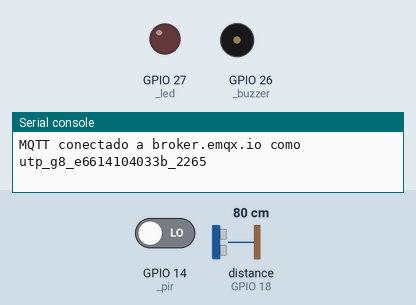
Bench run of a program on a simulated ESP32 board running MicroPython. On the bench: output pins drawn as LEDs (lit = HIGH), buzzer (waves = sounding), the last lines printed to the serial console. Wiring (from the project's diagram.json): PIR motion sensor on GPIO 14, buzzer on GPIO 26, red LED on GPIO 27. The inputs (shaded band) are chosen by the test bench; at power-on: distance to the obstacle (sensor on GPIO 18) 80 cm, GPIO 14 (_pir) LOW. The echo pulse lasts 58.3 µs per cm; WiFi joins after 1.5 s; the clock reads 2024-03-15 10:24:30 at power-on unless the program sets it; random numbers come from a fixed seed; no MQTT or app messages arrive unless stated; requests to the public web service named in the program get a made-up reply in its usual format after 0.4 s (London, UTC, broken clouds, 64 % humidity, 1013 hPa unless stated); values from a settings file that is not in the repository are placeholders; web requests get an empty 200 reply after 0.4 s; pins used as bus, display or sensor lines are not drawn.

Above: at 2.9 s.
3.0 s: distance to the obstacle (sensor on GPIO 18) set to 55 cm
4.9 s: distance to the obstacle (sensor on GPIO 18) set to 47 cm
At 6.3 s:
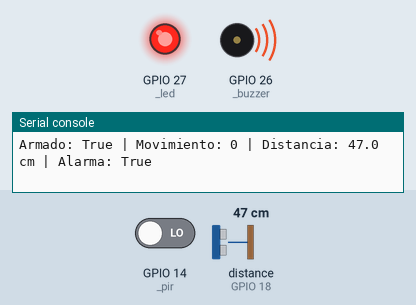
10.2 s: distance to the obstacle (sensor on GPIO 18) set to 60 cm
At 11.1 s:
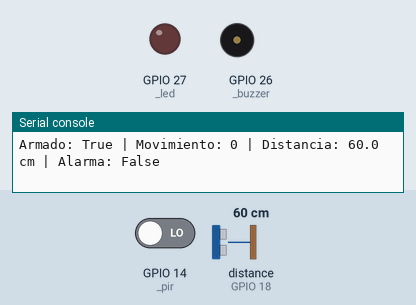
12.2 s: distance to the obstacle (sensor on GPIO 18) set to 2 cm
At 13.7 s:
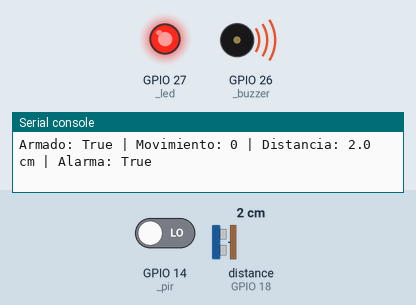
Timing chart, 0 to 15.2 s (numbered marks = the images above; inputs shaded):
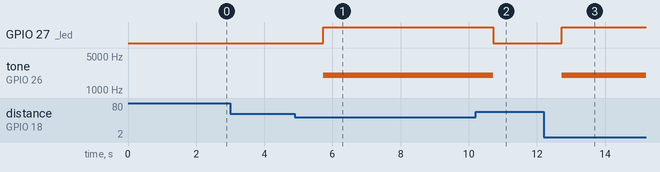

The program:

main.py
```python
"""Sistema de seguridad: sensores, alarma, MQTT y control remoto.

Orientado a eventos: un Timer marca cuándo muestrear, el PIR avisa por
interrupción y el bucle principal solo reacciona, sin bloquearse.
"""
import time
from machine import Timer
import config
import secretos
import sensores
import actuadores
import comunicacion
import auditoria
import tiempo
import nube
import talkback

PAUSA_BUCLE_MS = 10   # pausa corta por vuelta para no saturar la CPU

armado = True
alarma_anterior = False
flag_muestreo = False


def hay_intruso(movimiento, distancia):
    """Regla de alarma: movimiento detectado, u objeto muy cerca."""
    cerca = distancia is not None and distancia < config.DISTANCIA_ALERTA
    return movimiento == 1 or cerca


def procesar_comando(comando):
    """Valida el token y ejecuta el comando (ARMAR / DESARMAR)."""
    global armado

    if comando.get("auth_token") != secretos.TOKEN_COMANDOS:
        auditoria.registrar("MQTT", "ACCESO DENEGADO: token inválido o ausente")
        comunicacion.publicar_evento("COMANDO_RECHAZADO", "token inválido o ausente")
        return

    accion = comando.get("cmd")
    if accion == "ARMAR":
        armado = True
        print("AUTORIZADO: sistema armado")
        comunicacion.publicar_evento("COMANDO_EJECUTADO", "ARMAR")
    elif accion == "DESARMAR":
        armado = False
        actuadores.activar_alarma(0)
        print("AUTORIZADO: sistema desarmado")
        comunicacion.publicar_evento("COMANDO_EJECUTADO", "DESARMAR")
    else:
        auditoria.registrar("MQTT", "Comando desconocido: " + str(accion))
        comunicacion.publicar_evento(
            "COMANDO_RECHAZADO", "comando desconocido: " + str(accion)
        )


def revisar_talkback():
    """Ejecuta el siguiente comando de la nube (ARMAR o DESARMAR) si hay uno."""
    texto = talkback.siguiente_comando()
    if texto in ("ARMAR", "DESARMAR"):
        # La API Key del TalkBack hace de autenticación en este canal
        procesar_comando({"cmd": texto, "auth_token": secretos.TOKEN_COMANDOS})
    elif texto:
        auditoria.registrar("TALKBACK", "Comando desconocido: " + texto)
        comunicacion.publicar_evento("COMANDO_RECHAZADO", "talkback: " + texto)


def timer_callback(t):
    """Callback del Timer: solo levanta la bandera de muestreo."""
    global flag_muestreo
    flag_muestreo = True


def muestrear_y_publicar():
    """Lee los sensores, evalúa la alarma, actúa y publica."""
    global alarma_anterior

    movimiento = sensores.leer_movimiento()
    distancia = sensores.medir_distancia()

    alarma = armado and hay_intruso(movimiento, distancia)
    actuadores.activar_alarma(1 if alarma else 0)

    # Solo se publica evento cuando la alarma cambia de estado
    if alarma != alarma_anterior:
        if alarma:
            motivo = "movimiento" if movimiento == 1 else "distancia"
            comunicacion.publicar_evento("ALARMA_ACTIVADA", motivo)
        else:
            comunicacion.publicar_evento("ALARMA_DESACTIVADA")
        alarma_anterior = alarma

    comunicacion.publicar_lectura(movimiento, distancia, alarma, armado)
    nube.enviar_lectura(movimiento, distancia, alarma, armado)

    print("Armado:", armado, "| Movimiento:", movimiento,
          "| Distancia:", distancia, "cm | Alarma:", alarma)


# Inicialización (antes del bucle)
comunicacion.registrar_manejador(procesar_comando)
wifi_ok = comunicacion.conectar_wifi()
if wifi_ok:
    tiempo.sincronizar_ntp()

if wifi_ok and comunicacion.conectar_mqtt():
    comunicacion.publicar_evento("SISTEMA_INICIADO", "dispositivo en línea")
else:
    print("Modo local: la alarma funciona sin conexión a la nube")

timer_muestreo = Timer(0)
timer_muestreo.init(
    period=config.INTERVALO_MUESTREO_MS,
    mode=Timer.PERIODIC,
    callback=timer_callback,
)

# Bucle principal no bloqueante
while True:
    comunicacion.revisar_comandos()
    revisar_talkback()
    tiempo.reintentar_ntp(config.INTERVALO_NTP_MS)

    evento_pir = sensores.hubo_movimiento()
    if flag_muestreo or evento_pir:
        flag_muestreo = False
        muestrear_y_publicar()

    time.sleep_ms(PAUSA_BUCLE_MS)
```

config.py
```python
"""Configuración central del sistema de seguridad."""

# Identidad del dispositivo
DEVICE_ID = "SEG_G8_01"

# Pines de sensores
PIN_PIR = 14
PIN_TRIG = 5
PIN_ECHO = 18

# Pines de actuadores
PIN_LED = 27
PIN_BUZZER = 26

# Parámetros
DISTANCIA_ALERTA = 50         # cm: por debajo de esto se considera intruso
INTERVALO_MUESTREO_MS = 1000  # ms entre lecturas periódicas (Timer)
DEBOUNCE_MS = 250             # ms mínimos entre dos interrupciones del PIR
TIMEOUT_ECO = 30000           # microsegundos máximos de espera del eco

# WiFi (red virtual de Wokwi)
WIFI_SSID = "Wokwi-GUEST"
WIFI_PASSWORD = ""
WIFI_TIMEOUT = 15             # segundos máximos esperando conexión

# Hora
INTERVALO_NTP_MS = 60000      # ms entre reintentos de NTP si no sincronizó

# MQTT
MQTT_BROKER = "broker.emqx.io"
MQTT_PUERTO = 1883
MQTT_REINTENTO_MS = 5000      # ms entre intentos de reconexión al broker
MQTT_CLIENT_PREFIJO = "utp_g8_"   # se le agrega el ID único del chip
TOPIC_BASE = "utp/fisc/ds8/seguridad_g8"
TOPIC_LECTURAS = TOPIC_BASE + "/lecturas"
TOPIC_EVENTOS = TOPIC_BASE + "/eventos"
TOPIC_COMANDOS = TOPIC_BASE + "/comandos"

# Seguridad (el token de comandos está en secretos.py)
ARCHIVO_AUDITORIA = "/security_audit.log"

# ThingSpeak (nube)
THINGSPEAK_URL = "https://api.thingspeak.com/update.json"
INTERVALO_NUBE_MS = 20000     # la cuenta gratis exige mínimo 15 s entre envíos

# ThingSpeak TalkBack (comandos desde la nube)
TALKBACK_URL = "https://api.thingspeak.com/talkbacks"
TALKBACK_ID = "58230"
INTERVALO_TALKBACK_MS = 20000   # cada cuánto se consulta la cola de comandos
```

sensores.py
```python
"""Lectura de sensores: PIR (movimiento, por interrupción) y HC-SR04 (distancia)."""
from machine import Pin, time_pulse_us
import machine
import time
import config

_pir = Pin(config.PIN_PIR, Pin.IN)
_trig = Pin(config.PIN_TRIG, Pin.OUT)
_echo = Pin(config.PIN_ECHO, Pin.IN)

_evento_pendiente = False
_ultimo_evento = 0


def _isr_pir(pin):
    """Interrupción del PIR: marca el evento, filtrando rebotes."""
    global _evento_pendiente, _ultimo_evento
    ahora = time.ticks_ms()
    if time.ticks_diff(ahora, _ultimo_evento) > config.DEBOUNCE_MS:
        _ultimo_evento = ahora
        _evento_pendiente = True


_pir.irq(trigger=Pin.IRQ_RISING, handler=_isr_pir)


def hubo_movimiento():
    """Devuelve True una sola vez por cada evento detectado por el PIR."""
    global _evento_pendiente
    estado = machine.disable_irq()
    pendiente = _evento_pendiente
    _evento_pendiente = False
    machine.enable_irq(estado)
    return pendiente


def leer_movimiento():
    """Devuelve 1 si el PIR está detectando movimiento ahora, 0 si no."""
    return _pir.value()


def medir_distancia():
    """Devuelve la distancia en cm, o None si no hubo eco."""
    _trig.value(0)
    time.sleep_us(2)
    _trig.value(1)
    time.sleep_us(10)
    _trig.value(0)

    duracion = time_pulse_us(_echo, 1, config.TIMEOUT_ECO)
    if duracion < 0:
        return None
    return round(duracion * 0.0343 / 2, 1)
```

actuadores.py
```python
"""Control de actuadores: LED y buzzer."""
from machine import Pin, PWM
import config

_led = Pin(config.PIN_LED, Pin.OUT)
_buzzer = PWM(Pin(config.PIN_BUZZER))
_buzzer.duty_u16(0)


def activar_alarma(estado):
    """Enciende (1) o apaga (0) el LED y el buzzer a la vez."""
    _led.value(estado)
    if estado:
        _buzzer.freq(2000)
        _buzzer.duty_u16(32768)
    else:
        _buzzer.duty_u16(0)
```

comunicacion.py
```python
"""Comunicación: conexión WiFi y cliente MQTT (publicar y recibir)."""
import network
import time
import json
import ubinascii
import machine
from umqtt.simple import MQTTClient
import config
import auditoria
import tiempo
import random

_cliente = None
_manejador = None
_ultimo_intento = 0


def _generar_client_id():
    """CLIENT_ID único: ID del chip más un sufijo aleatorio por arranque."""
    id_chip = ubinascii.hexlify(machine.unique_id()).decode()
    sufijo = "{:04x}".format(random.getrandbits(16))
    return config.MQTT_CLIENT_PREFIJO + id_chip + "_" + sufijo


def _perder_conexion(err):
    """Descarta el cliente roto para que se pueda volver a conectar."""
    global _cliente
    print("Conexión MQTT perdida:", err)
    try:
        _cliente.sock.close()
    except Exception:
        pass
    _cliente = None


def _reintentar():
    """Intenta reconectar, pero no más de una vez cada MQTT_REINTENTO_MS."""
    global _ultimo_intento
    ahora = time.ticks_ms()
    if time.ticks_diff(ahora, _ultimo_intento) < config.MQTT_REINTENTO_MS:
        return
    _ultimo_intento = ahora
    print("Reintentando conexión MQTT...")
    if conectar_mqtt():
        publicar_evento("MQTT_RECONECTADO", "conexión recuperada")


def _publicar(topic, mensaje):
    """Publica un mensaje; si no hay conexión o falla, no detiene el programa."""
    if _cliente is None:
        return
    try:
        _cliente.publish(topic, mensaje.encode("utf-8"))
    except OSError as err:
        _perder_conexion("al publicar: " + str(err))


def _al_recibir(topic, mensaje):
    """Callback: decodifica el mensaje, lo parsea como JSON y lo entrega."""
    try:
        texto = mensaje.decode("utf-8")
        comando = json.loads(texto)
        if not isinstance(comando, dict):
            raise ValueError("el JSON no es un objeto")
    except ValueError as err:
        auditoria.registrar(
            topic.decode(), "Mensaje corrupto o JSON no válido: " + str(err)
        )
        publicar_evento("COMANDO_RECHAZADO", "mensaje corrupto o JSON no válido")
        return

    if _manejador:
        _manejador(comando)


def registrar_manejador(funcion):
    """Registra la función que procesará cada comando recibido."""
    global _manejador
    _manejador = funcion


def conectar_wifi():
    """Conecta al WiFi con tiempo límite. Devuelve True si lo logra."""
    wlan = network.WLAN(network.STA_IF)
    wlan.active(True)
    if wlan.isconnected():
        return True

    print("Conectando a SSID:", config.WIFI_SSID)
    wlan.connect(config.WIFI_SSID, config.WIFI_PASSWORD)

    inicio = time.time()
    while not wlan.isconnected():
        if time.time() - inicio > config.WIFI_TIMEOUT:
            print("ERROR: timeout al conectar a WiFi")
            return False
        time.sleep(0.5)

    print("WiFi conectado:", wlan.ifconfig()[0])
    return True


def conectar_mqtt():
    """Conecta al broker y se suscribe a comandos. Devuelve True si lo logra."""
    global _cliente
    try:
        client_id = _generar_client_id()
        _cliente = MQTTClient(
            client_id, config.MQTT_BROKER, port=config.MQTT_PUERTO
        )
        _cliente.set_callback(_al_recibir)
        _cliente.connect()
        _cliente.subscribe(config.TOPIC_COMANDOS)
        print("MQTT conectado a", config.MQTT_BROKER, "como", client_id)
        return True
    except Exception as err:
        print("ERROR de conexión MQTT:", err)
        _cliente = None
        return False


def revisar_comandos():
    """Revisa (sin bloquear) si llegaron comandos nuevos; reconecta si hace falta."""
    if _cliente is None:
        _reintentar()
        return
    try:
        _cliente.check_msg()
    except OSError as err:
        _perder_conexion("al revisar: " + str(err))


def publicar_lectura(movimiento, distancia, alarma, armado):
    """Publica una lectura de sensores como JSON, con dispositivo y hora."""
    _publicar(config.TOPIC_LECTURAS, json.dumps({
        "device_id": config.DEVICE_ID,
        "timestamp": tiempo.timestamp_unix(),
        "hora_sincronizada": tiempo.hora_sincronizada(),
        "movimiento": movimiento,
        "distancia": distancia,
        "alarma": alarma,
        "armado": armado,
    }))


def publicar_evento(tipo, detalle=""):
    """Publica un evento puntual (alarma, comando ejecutado o rechazado)."""
    _publicar(config.TOPIC_EVENTOS, json.dumps({
        "device_id": config.DEVICE_ID,
        "timestamp": tiempo.timestamp_unix(),
        "hora_sincronizada": tiempo.hora_sincronizada(),
        "tipo": tipo,
        "detalle": detalle,
    }))
```

auditoria.py
```python
"""Registro de auditoría: guarda los eventos de seguridad anómalos."""
import config
import tiempo


def registrar(origen, motivo):
    """Escribe un evento rechazado o anómalo en el log y en consola."""
    entrada = "{} | ORIGEN: {} | MOTIVO: {}\n".format(
        tiempo.timestamp_unix(), origen, motivo
    )
    print("AUDITORÍA:", motivo)
    try:
        with open(config.ARCHIVO_AUDITORIA, "a") as archivo:
            archivo.write(entrada)
    except OSError as err:
        print("No se pudo escribir el log:", err)
```

tiempo.py
```python
"""Manejo de la hora: sincronización NTP y timestamps Unix en UTC."""
import time
import ntptime

# Segundos entre 1970 y 2000 (el reloj de MicroPython en ESP32 parte del 2000)
_OFFSET_2000_A_1970 = 946684800
_sincronizada = False
_ultimo_intento = None


def sincronizar_ntp():
    """Sincroniza el reloj con un servidor NTP. Devuelve True si lo logra."""
    global _sincronizada
    try:
        ntptime.settime()
        _sincronizada = True
        ahora = time.gmtime()
        print("Hora NTP sincronizada (UTC): {}-{:02d}-{:02d} {:02d}:{:02d}:{:02d}".format(*ahora[:6]))
    except OSError as err:
        _sincronizada = False
        print("FALLO NTP: no se pudo obtener la hora:", err)
    return _sincronizada


def reintentar_ntp(intervalo_ms):
    """Si la hora sigue sin sincronizar, reintenta NTP cada intervalo_ms."""
    global _ultimo_intento
    if _sincronizada:
        return
    ahora = time.ticks_ms()
    if (_ultimo_intento is not None
            and time.ticks_diff(ahora, _ultimo_intento) < intervalo_ms):
        return
    _ultimo_intento = ahora
    sincronizar_ntp()


def hora_sincronizada():
    """Indica si el reloj fue sincronizado con NTP."""
    return _sincronizada


def timestamp_unix():
    """Devuelve los segundos desde 1970 (UTC), corrigiendo la época del puerto."""
    segundos = time.time()
    if time.gmtime(0)[0] == 2000:
        segundos += _OFFSET_2000_A_1970
    return segundos
```

nube.py
```python
"""Envío de lecturas a ThingSpeak (dashboard en la nube)."""
import json
import time
import urequests
import config
import secretos

_ultimo_envio = None


def enviar_lectura(movimiento, distancia, alarma, armado):
    """Envía una lectura a ThingSpeak, como máximo una vez cada INTERVALO_NUBE_MS."""
    global _ultimo_envio
    ahora = time.ticks_ms()
    if (_ultimo_envio is not None
            and time.ticks_diff(ahora, _ultimo_envio) < config.INTERVALO_NUBE_MS):
        return
    _ultimo_envio = ahora  # se marca antes de enviar: si falla, no insiste cada segundo

    cuerpo = {
        "api_key": secretos.THINGSPEAK_WRITE_KEY,
        "field1": movimiento,
        "field3": int(alarma),
        "field4": int(armado),
    }
    if distancia is not None:
        cuerpo["field2"] = distancia

    try:
        respuesta = urequests.post(
            config.THINGSPEAK_URL,
            data=json.dumps(cuerpo),
            headers={"Content-Type": "application/json"},
        )
        print("ThingSpeak respondió:", respuesta.text)
        respuesta.close()
    except Exception as err:
        print("ERROR al enviar a ThingSpeak:", err)
```

talkback.py
```python
"""Consulta la cola de comandos de ThingSpeak TalkBack."""
import time
import urequests
import config
import secretos

_ultima_consulta = None


def siguiente_comando():
    """Pide el siguiente comando de la cola, como máximo cada INTERVALO_TALKBACK_MS.
    Devuelve el texto del comando, o None si no hay nada o falla la red."""
    global _ultima_consulta
    ahora = time.ticks_ms()
    if (_ultima_consulta is not None
            and time.ticks_diff(ahora, _ultima_consulta) < config.INTERVALO_TALKBACK_MS):
        return None
    _ultima_consulta = ahora

    url = "{}/{}/commands/execute?api_key={}".format(
        config.TALKBACK_URL, config.TALKBACK_ID, secretos.TALKBACK_API_KEY
    )
    try:
        respuesta = urequests.get(url)
        texto = respuesta.text.strip()
        respuesta.close()
    except Exception as err:
        print("ERROR al consultar TalkBack:", err)
        return None
    return texto or None
```

Measured:
- the behaviour switches between 50 and 49 cm on distance to the obstacle (sensor on GPIO 18) (found by bisection; images 0 and 1)
- after the input at 4.9 s, GPIO 27 (_led): LOW → HIGH after 0.83 s; tone on GPIO 26 (_buzzer): silent → 2000 Hz after 0.83 s
- after the input at 10.2 s, GPIO 27 (_led): HIGH → LOW after 0.52 s; tone on GPIO 26 (_buzzer): 2000 Hz → silent after 0.52 s
- after the input at 12.2 s, GPIO 27 (_led): LOW → HIGH after 0.52 s; tone on GPIO 26 (_buzzer): silent → 2000 Hz after 0.52 s
